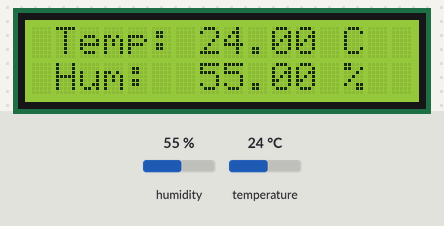
Recording of a sketch running on a simulated Arduino Uno, built with avr-gcc and run on an emulated ATmega328P. On the bench: 16×2 character LCD. Inputs (shaded band) come from the test bench; at power-on: humidity 55 %, temperature 24 °C. What the sketch prints to the serial monitor is not drawn.

Above: at 1.2 s.
1.3 s: humidity set to 22 %
At 2.5 s:
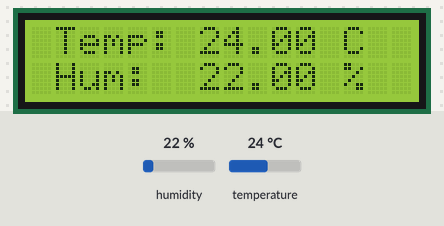
4.0 s: temperature set to 12 °C
At 4.7 s:
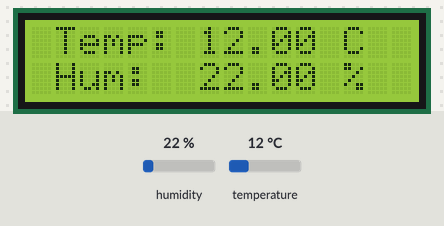
6.7 s: humidity set to 40 %
At 9.4 s:
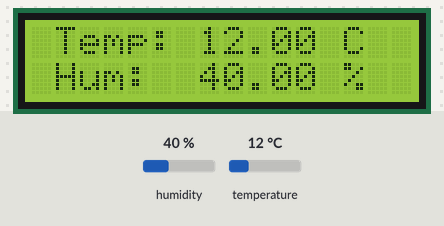
9.7 s: temperature set to 19 °C
At 11.7 s:
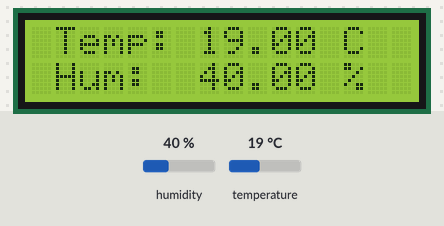
Timing chart, 0 to 13.2 s (numbered marks = the images above; inputs shaded):
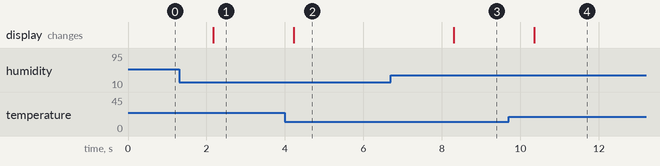

The sketch:

sketch_nov23a.ino
```cpp
#include <Wire.h>
#include <LiquidCrystal_I2C.h>
#include <DHT.h>

DHT dht(2, DHT11);
LiquidCrystal_I2C lcd(0x27, 16, 2);

float temp;
float old_temp = -999;

float hum;
float old_hum = -999;

void setup() {
  Serial.begin(9600);
  dht.begin();
  lcd.init();
  lcd.backlight();
}

void loop() {
  temp = dht.readTemperature();
  hum = dht.readHumidity();
  Serial.println("Temp: " + String(temp) + "C | Hum: " + String(hum) + " %");

  if (temp != old_temp || hum != old_hum) {


    lcd.clear();
    lcd.setCursor(1, 0);
    lcd.print("Temp: " + String(temp) + " C");

    lcd.setCursor(1, 1);
    lcd.print("Hum:  " + String(hum) + " %");

    old_temp = temp;
    old_hum = hum;
  }

  delay(2000);
}
```

Measured:
- after the input at 1.3 s, the display: changes after 0.87 s (image 1)
- after the input at 4.0 s, the display: changes after 0.22 s (image 2)
- after the input at 6.7 s, the display: changes after 1.6 s (image 3)
- after the input at 9.7 s, the display: changes after 0.65 s (image 4)
